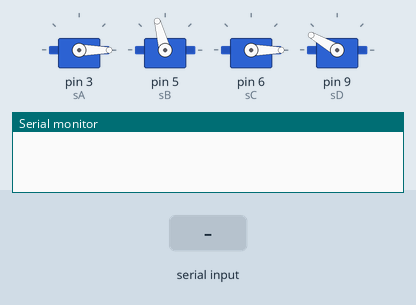
Bench run of a sketch on a simulated Arduino Uno, built with avr-gcc and run on an emulated ATmega328P. On the bench: 4 × servo, the last lines printed to the serial monitor. The inputs (shaded band) are chosen by the test bench.

Above: at 1.2 s.
1.3 s: "90,45,200,10\n" received over Serial
At 2.2 s:
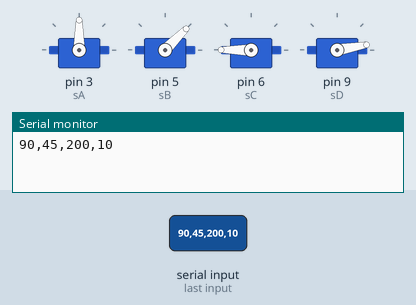
2.8 s: "30,150,10,200\n" received over Serial
At 3.5 s:
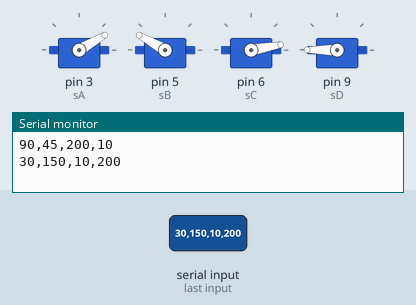
Timing chart, 0 to 5.8 s (numbered marks = the images above; inputs shaded):
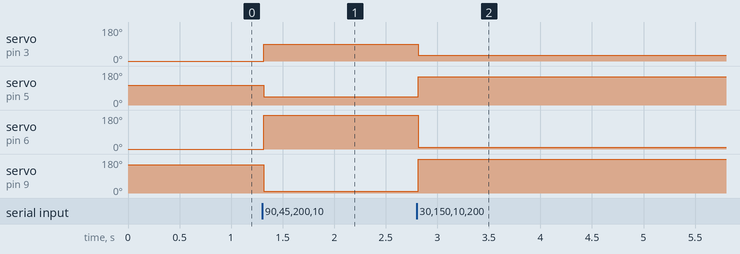

Measured:
- after the input at 1.3 s, servo on pin 3 (sA): 0° → 90° at once; servo on pin 5 (sB): 105° → 45° at once; servo on pin 6 (sC): 0° → 180° at once; servo on pin 9 (sD): 150° → 10° at once
- after the input at 2.8 s, servo on pin 3 (sA): 90° → 30° at once; servo on pin 5 (sB): 45° → 150° at once; servo on pin 6 (sC): 180° → 10° at once; servo on pin 9 (sD): 10° → 180° at once

The sketch:

robot.ino
```cpp
#include <Servo.h>

Servo sA, sB, sC, sD;

int A = 0, B = 105, C = 0, D = 150;
// Inicio: 0,105,0,180

void setup() {
  Serial.begin(9600);
  sA.attach(3);
  sB.attach(5);
  sC.attach(6);
  sD.attach(9);
  sA.write(A);
  sB.write(B);
  sC.write(C);
  sD.write(D);
}

void loop() {
  if (Serial.available()) {
    A = Serial.parseInt();
    B = Serial.parseInt();
    C = Serial.parseInt();
    D = Serial.parseInt();

    if (Serial.read() == '\n') {
        Serial.print(A, DEC);
        Serial.print(",");
        Serial.print(B, DEC);
        Serial.print(",");
        Serial.print(C, DEC);
        Serial.print(",");
        Serial.println(D, DEC);
        sA.write(A);
        sB.write(B);
        sC.write(C);
        sD.write(D);
    }
  }
  delay(20);
}
```
